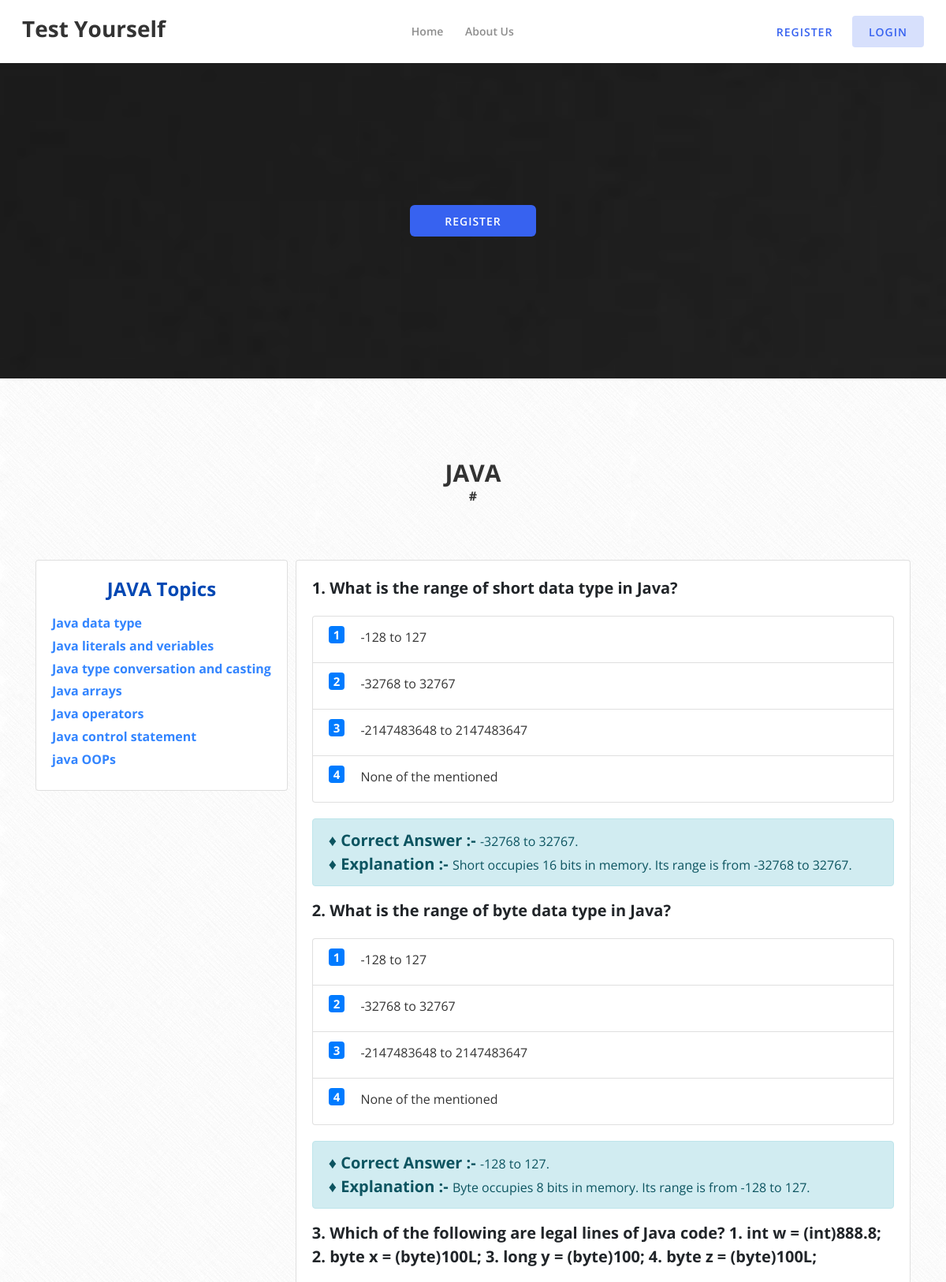
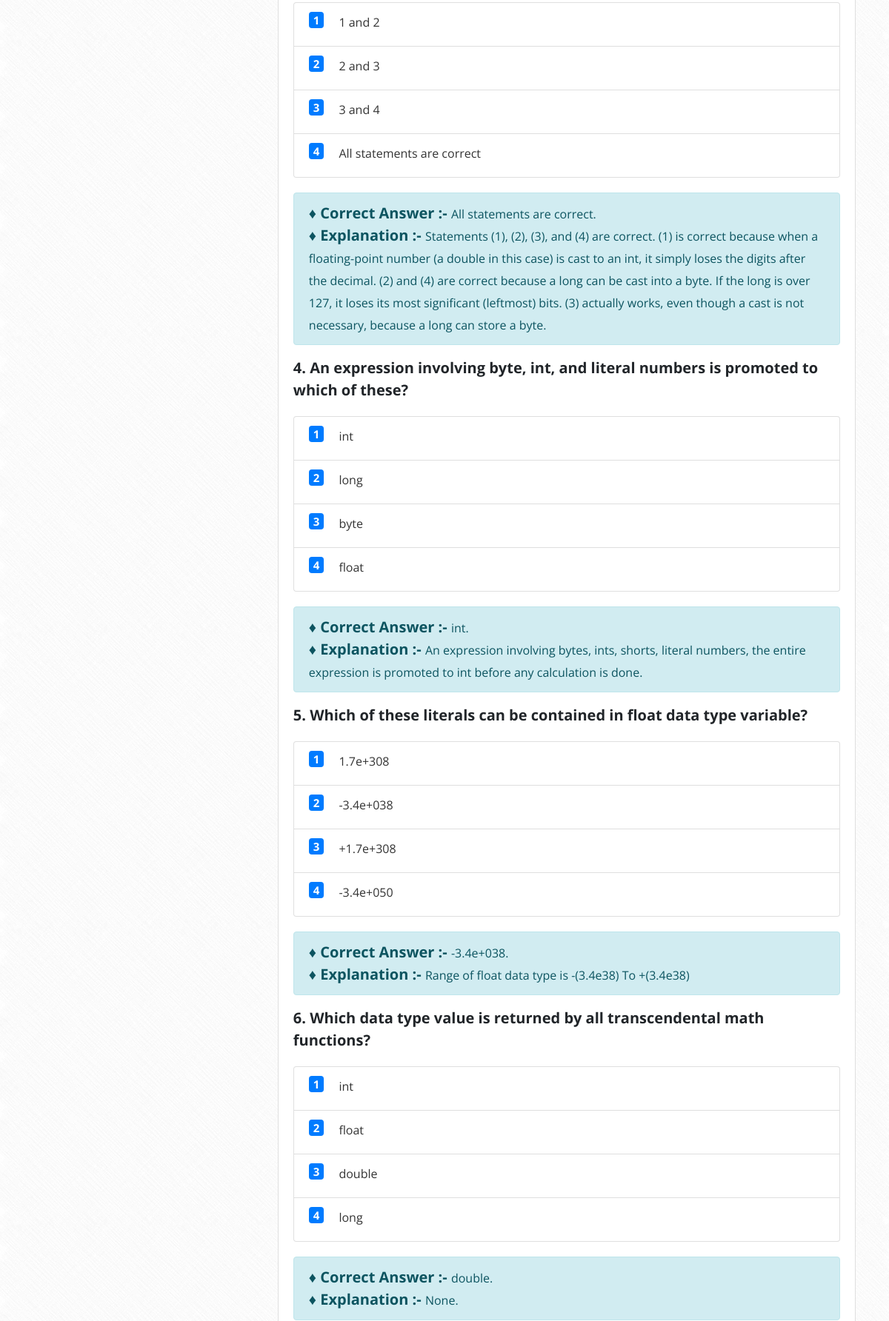
/catagory_exercise/JAVA/ (upper part), run on the app's committed database (2 pictures, top to bottom).
### test_yourself/models.py (models this page shows, shortened)
class Category(models.Model):
    category = models.CharField(
        verbose_name=_("Category"),
        max_length=250, blank=True,
        unique=True, null=True)
    catagory_image = models.ImageField(upload_to='Catagories')
    catagory_explanation = models.TextField(max_length=2000,
                                            blank=True,
                                            help_text=_("Explanation to be shown "
                                                        "For the Catagory "),
                                            verbose_name=_('Catagory Explanation'))
    objects = CategoryManager()
    class Meta:
        verbose_name =_("Category")
        verbose_name_plural = ("Categories")
    def __str__(self):
        return self.category

class Subcat(models.Model):
    catag = models.ForeignKey(Category,
                              verbose_name=_("Catagory"),
                              blank=True,
                              null=True, on_delete= models.CASCADE)
    subcat = models.CharField(
        verbose_name=_("Sub category"),
        max_length=250, blank=True,
        unique=True, null=True)
    objects = SubcatManager()
    class Meta:
        verbose_name = _("Sub category")
        verbose_name_plural = _("Sub categories")
    def __str__(self):
        return self.subcat

class Question(models.Model):
    category = models.ForeignKey(Category,
                                 verbose_name=_("Category"),
                                 blank=True,
                                 null=True, on_delete=models.CASCADE)
    subcat = models.ForeignKey(Subcat,
                              verbose_name=('Sub category'),
                               null=True, on_delete=models.CASCADE)
    content = models.CharField(max_length=1000,
                               blank=False,
                               help_text=_("Enter the question text that "
                                           "you want displayed"),
                               verbose_name=_('Question'))
    explanation = models.TextField(max_length=2000,
                                   blank=True,
                                   help_text=_("Explanation to be shown "
                                               "after the question has "
                                               "been answered."),
                                   verbose_name=_('Explanation'))
    objects = InheritanceManager()
    class Meta:
        verbose_name = _("Question")
        verbose_name_plural = _("Questions")
        ordering = ['category']

class MCQQuestion(Question):
    class Meta:
        verbose_name = "Multiple Choice Question"
        verbose_name_plural = "Multiple Choice Questions"

class Question(models.Model):
    category = models.ForeignKey(Category,
                                 verbose_name=_("Category"),
                                 blank=True,
                                 null=True, on_delete=models.CASCADE)
    subcat = models.ForeignKey(Subcat,
                              verbose_name=('Sub category'),
                               null=True, on_delete=models.CASCADE)
    content = models.CharField(max_length=1000,
                               blank=False,
                               help_text=_("Enter the question text that "
                                           "you want displayed"),
                               verbose_name=_('Question'))
    explanation = models.TextField(max_length=2000,
                                   blank=True,
                                   help_text=_("Explanation to be shown "
                                               "after the question has "
                                               "been answered."),
                                   verbose_name=_('Explanation'))
    objects = InheritanceManager()
    class Meta:
        verbose_name = _("Question")
        verbose_name_plural = _("Questions")
        ordering = ['category']

class Answer(models.Model):
    question = models.ForeignKey(MCQQuestion, verbose_name='Question', on_delete=models.CASCADE)
    content = models.CharField(max_length=1000,
                               blank=False,
                               help_text="Enter the answer text that \
                                            you want displayed",
                               verbose_name="Content")
    correct = models.BooleanField(blank=False,
                                  default=False,
                                  help_text="Is this a correct answer?",
                                  verbose_name="Correct")
    class Meta:
        verbose_name = "Answer"
        verbose_name_plural = "Answers"

### test_yourself/views.py (the view)
# urls.py: path('catagory_exercise/<cat>/', views.catagory_exercise, name="catagories"),
def catagory_exercise(request,cat):
    catag = Category.objects.get(category = cat)
    subcat = Subcat.objects.filter(catag=catag)
    Qu = MCQQuestion.objects.filter(category = catag)
    params = {
        'Qu': Qu,
        'catagory' : catag,
        'subcat' : subcat
    }
    return render(request, 'test_yourself/catagories.html', params)

### templates/test_yourself/catagories.html (shortened to what this page needs)
{% load static %}
<!DOCTYPE html>
<html lang="en">
<head>
    <link rel="stylesheet" href="{% static 'style.css' %}">
</head>
<body>
    <header class="header-area">
        <div class="clever-main-menu">
            <div class="classy-nav-container breakpoint-off">
                <nav class="classy-navbar justify-content-between" id="cleverNav">
                    <a class="nav-brand" href="/"><h3>Test Yourself</h3></a>
                    <div class="classy-menu">
                        <div class="classynav">
                            <ul style="padding-right: 300px;">
                                <li><a href="/">Home</a></li>
                                <li><a href="/about/">About Us</a></li>
                            </ul>
                            <div class="register-login-area">
                                {% if user.is_authenticated %}
                                    <a href="/accounts/logout/">Logout</a>
                                {% else %}
                                    <a href="/accounts/register/" class="btn">Register</a>
                                    <a href="/accounts/login/" class="btn active">Login</a>
                                {% endif %}
                            </div>
                        </div>
                    </div>
                </nav>
            </div>
        </div>
    </header>
    <section class="hero-area bg-img bg-overlay-2by5" style="background-image: url({{catagory.catagory_image.url}});">
        <div class="container h-100">
            <div class="row h-100 align-items-center">
                <div class="col-12">
                            {% if user.is_authenticated %}
                            <div class="hero-content text-center">
                                <a href="#" class="btn clever-btn">Welcome, Mr {{user.first_name}}  {{user.last_name}}</a>
                            </div>
                            {% else %}
                             <div class="hero-content text-center">
                                 <a href="/accounts/register/" class="btn clever-btn">Register</a>
                             </div>
                            {% endif %}
                    </div>
            </div>
        </div>
    </section>
    <section class="popular-courses-area section-padding-100-0" style="background-image: url({% static 'img/core-img/texture.png' %});">
        <div class="container" style="padding-bottom:100px">
            <div class="row">
                <div class="col-12">
                    <div class="section-heading">
                        <h3> {{catagory}} </h3>
                        <h6> # {{subcatag}} </h6>
                    </div>
                </div>
            </div>
                <div class="card" style="float:left;margin-right:10px;">
                    <div class="card-body" style="font-size:20px;">
                        <h4 style="color:#0047b3;padding-bottom:10px;text-align:center;"> {{catagory}} Topics </h4>
                        {% for subcatagory in subcat %}
                        <a href="/catagory_chapter/{{catagory}}/{{subcatagory}}/">
                            <h6 style="color:#3385ff;text-align:justify;"> {{subcatagory}} </h6>
                        </a>
                        {% endfor %}
                    </div>
                </div>
            <div class="card">
                <div class="card-body" style="font-size:20px;">
                    {% for mcq in  Qu %}
                        <strong>{{forloop.counter}}. {{mcq.content}}</strong>
                        <ul class="list-group" style="margin-top:20px;">
                        {% for ans in mcq.answer_set.all %}
                            <li class="list-group-item d-flex justify-content-between align-items-center">
                                <h6 style="float:right;font-size:20px"> <small> {{ ans.content }} </small> <span class="badge badge-primary" style="float:left;margin-right:20px;">{{forloop.counter}}</span></h6>
                            </li>
                        {% endfor %}
                        </ul>
                        <div class="alert alert-info" style = "margin-top:20px;">
                            ♦ <strong> Correct Answer :- </strong>
                            {% for ans in mcq.answer_set.all %}
                            {% if ans.correct is True %}
                            <small>{{ ans.content }}.</small>
                            {% endif %}
                            {% endfor %}<br>
                            ♦ <strong> Explanation :- </strong> <small>{{mcq.explanation}}</small>
                        </div>
                    {% endfor %}
                 </div>
            </div>
        </div>
    </section>
</body>
</html>

### static/style.css (style rules this page uses)
* { margin: 0; padding: 0; }
body { font-family: "Open Sans", sans-serif; font-size: 14px; font-weight: 400; }
h1, h2, h3, h4, h5, h6 { color: rgba(0, 0, 0, 0.8); line-height: 1.3; font-weight: 700; }
a, a:hover, a:focus { -webkit-transition-duration: 500ms; transition-duration: 500ms; text-decoration: none; outline: 0 solid transparent; color: rgba(0, 0, 0, 0.8); font-weight: 600; font-size: 14px; }
ul, ol { margin: 0; }
ul li, ol li { list-style: none; }
.section-padding-100-0 { padding-top: 100px; padding-bottom: 0; }
.section-heading { position: relative; z-index: 1; margin-bottom: 70px; text-align: center; }
.section-heading h3 { font-size: 30px; margin-bottom: 0; }
.bg-img { background-position: center center; background-size: cover; background-repeat: no-repeat; }
.bg-overlay, .foo-bg-overlay, .bg-overlay-2by5 { position: relative; z-index: 1; background-position: center center; background-size: cover; }
.bg-overlay::after, .foo-bg-overlay::after, .bg-overlay-2by5::after { background-color: rgba(0, 0, 0, 0.6); position: absolute; z-index: -1; top: 0; left: 0; width: 100%; height: 100%; content: ""; }
.bg-overlay-2by5::after { background-color: rgba(0, 0, 0, 0.2); }
.clever-btn { display: inline-block; min-width: 160px; height: 40px; background-color: #3762f0; font-weight: 600; text-transform: uppercase; letter-spacing: 1px; font-size: 14px; color: #ffffff; border: 1px solid transparent; border-radius: 6px; padding: 0 30px; line-height: 40px; text-align: center; -webkit-transition-duration: 300ms; transition-duration: 300ms; }
.header-area { position: relative; z-index: 200; }
.clever-main-menu { position: relative; z-index: 1; width: 100%; height: 80px; }
.clever-main-menu .classy-navbar { height: 80px; }
.clever-main-menu .classynav ul li a { color: rgba(0, 0, 0, 0.45); font-weight: 600; }
.register-login-area { position: relative; z-index: 1; }
.register-login-area a { position: relative; display: inline-block; padding: 0 20px; height: 40px; font-weight: 600; text-transform: uppercase; letter-spacing: 1px; font-size: 14px; color: #3762f0; line-height: 40px; }
.register-login-area a.active, .register-login-area a:hover, .register-login-area a:focus { background-color: #d7e0fc; font-weight: 600; color: #3762f0; }
.hero-area { position: relative; z-index: 2; width: 100%; height: 400px; background-attachment: fixed; }
.popular-courses-area { position: relative; z-index: 1; background-repeat: repeat; }

### data on the page
Category: catagory_image (picture), category "JAVA"
Subcat: subcat "Java data type"
Subcat: subcat "Java literals and veriables"
Subcat: subcat "Java type conversation and casting"
Subcat: subcat "Java arrays"
Subcat: subcat "Java operators"
Subcat: subcat "Java control statement"
Subcat: subcat "java OOPs"
MCQQuestion: content "What is the range of short data type in Java?", explanation "Short occupies 16 bits in memory. Its range is from -32768 to 32767."
Answer: content "-128 to 127"
Answer: content "-32768 to 32767"
Answer: content "-2147483648 to 2147483647"
Answer: content "None of the mentioned"
MCQQuestion: content "What is the range of byte data type in Java?", explanation "Byte occupies 8 bits in memory. Its range is from -128 to 127."
Answer: content "-128 to 127"
Answer: content "-32768 to 32767"
Answer: content "-2147483648 to 2147483647"
Answer: content "None of the mentioned"
MCQQuestion: content "Which of the following are legal lines of Java code? 1. int w = (int)888.8; 2. byte x = (byte)100L; 3. long y = (byte)100; 4. byte z = (byte)100L;", explanation "Statements (1), (2), (3), and (4) are correct. (1) is correct because when a floating-point number (a double in this case) is cast to an int, it simply loses the digits after the decimal. (2) and (4) are correct because a long can be cast into a byte. If the long is over 127, it loses its most significant (leftmost) bits. (3) actually works, even though a cast is not necessary, because a long can store a byte."
Answer: content "1 and 2"
Answer: content "2 and 3"
Answer: content "3 and 4"
Answer: content "All statements are correct"
MCQQuestion: content "An expression involving byte, int, and literal numbers is promoted to which of these?", explanation "An expression involving bytes, ints, shorts, literal numbers, the entire expression is promoted to int before any calculation is done."
Answer: content "int"
Answer: content "long"
Answer: content "byte"
Answer: content "float"
MCQQuestion: content "Which of these literals can be contained in float data type variable?", explanation "Range of float data type is -(3.4e38) To +(3.4e38)"
Answer: content "1.7e+308"
Answer: content "-3.4e+038"
Answer: content "+1.7e+308"
Answer: content "-3.4e+050"
MCQQuestion: content "Which data type value is returned by all transcendental math functions?", explanation "None."
Answer: content "int"
Answer: content "float"
Answer: content "double"
Answer: content "long"
